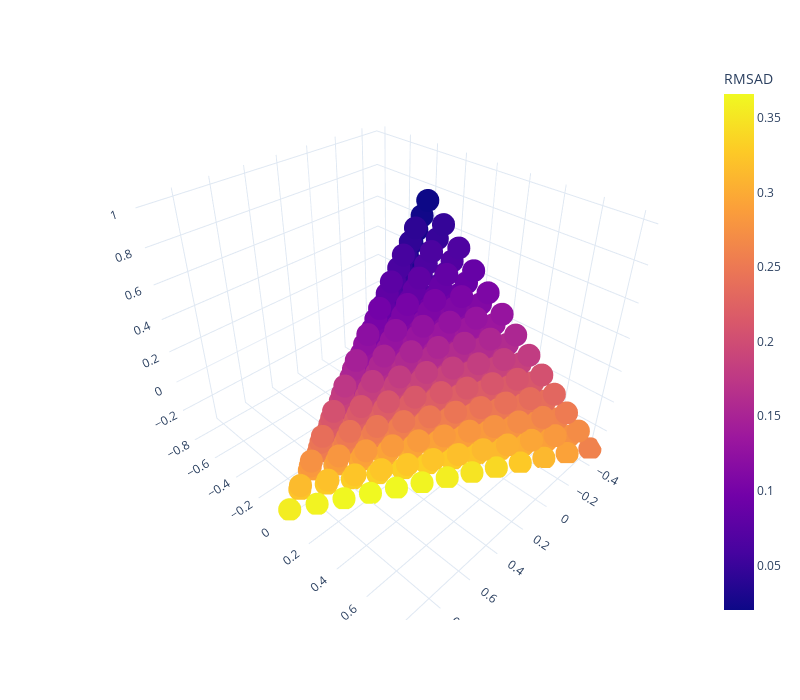

The code cell stored with this chart in its notebook:
### Markdown cell above
And **attainable** space grid to plot the results after projecting them to the Euclidean space:

### Code cell
gridAtt_projected_df = pd.DataFrame(plotting.simplex2cartesian_py(gridAtt), columns=['x','y','z'])
# Add text labels at the corners of the simplex
px.scatter_3d(gridAtt_projected_df, x='x', y='y', z='z', color=rmsadList,
              template='plotly_white', width=800, height=700, 
              labels={'color':'RMSAD', 'x':'', 'y':'', 'z':''})

### Figure 1 — Plotly figure (JSON) as saved in the notebook; plotly's stock layout.template omitted (floating-point values rounded to 4 significant figures; data arrays with more than 128 entries replaced by an {"elided": "..."} marker saying what was removed)
{"data": [{"hovertemplate": "=%{z}<br>RMSAD=%{marker.color}<extra></extra>", "legendgroup": "", "marker": {"color": {"elided": "455 float values"}, "coloraxis": "coloraxis", "symbol": "circle"}, "mode": "markers", "name": "", "scene": "scene", "showlegend": false, "type": "scatter3d", "x": {"elided": "455 float values"}, "y": {"elided": "455 float values"}, "z": {"elided": "455 float values"}}], "layout": {"coloraxis": {"colorbar": {"title": {"text": "RMSAD"}}, "colorscale": [[0, "#0d0887"], [0.1111, "#46039f"], [0.2222, "#7201a8"], [0.3333, "#9c179e"], [0.4444, "#bd3786"], [0.5556, "#d8576b"], [0.6667, "#ed7953"], [0.7778, "#fb9f3a"], [0.8889, "#fdca26"], [1, "#f0f921"]]}, "height": 700, "legend": {"tracegroupgap": 0}, "margin": {"t": 60}, "scene": {"domain": {"x": [0, 1], "y": [0, 1]}, "xaxis": {"title": {"text": ""}}, "yaxis": {"title": {"text": ""}}, "zaxis": {"title": {"text": ""}}}, "width": 800}}
